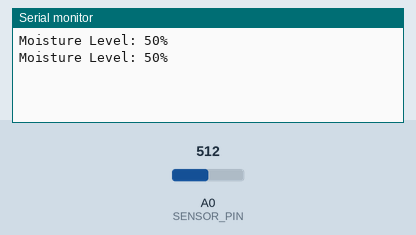
This sketch was run on a simulated Arduino Uno, built with avr-gcc and run on an emulated ATmega328P. Shown: the last lines printed to the serial monitor. The test bench sets the inputs (shaded band); at power-on: A0 (SENSOR_PIN) = 512.

Above: at 1.8 s.
1.9 s: A0 (SENSOR_PIN) set to 716
At 2.7 s:
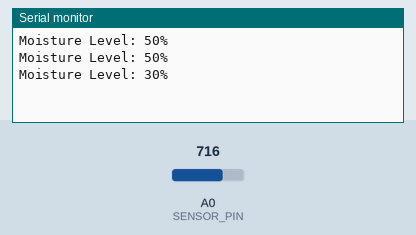
3.4 s: A0 (SENSOR_PIN) set to 900
At 4.8 s:
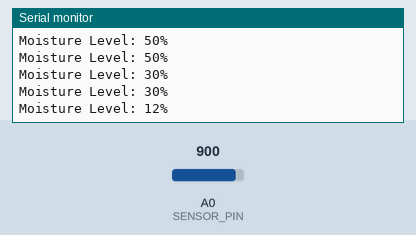
Timing chart, 0 to 6.4 s (numbered marks = the images above; inputs shaded):
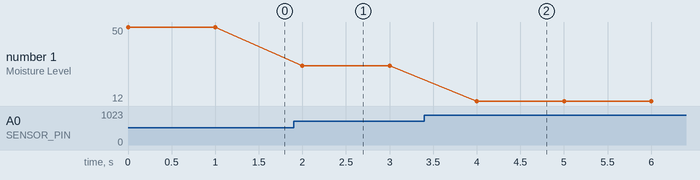

The sketch:

Moisture.ino
```cpp
#define SENSOR_PIN A0  // Moisture sensor connected to A0

void setup() {
    Serial.begin(9600);
    pinMode(SENSOR_PIN, INPUT);
}

void loop() {
    int moistureValue = analogRead(SENSOR_PIN);

    // Convert the raw value to percentage (assuming dry=1024, wet=0)
    int moisturePercent = map(moistureValue, 1024, 0, 0, 100);

    Serial.print("Moisture Level: ");
    Serial.print(moisturePercent);
    Serial.println("%");

    delay(1000);
}
```

Measured:
- after the input at 1.9 s, the serial monitor: prints a new line after 0.10 s (image 1)
- after the input at 3.4 s, the serial monitor: prints a new line after 0.60 s (image 2)
- plotted number 1: 50 → 30 after the input at 1.9 s, 30 → 12 after the input at 3.4 s
